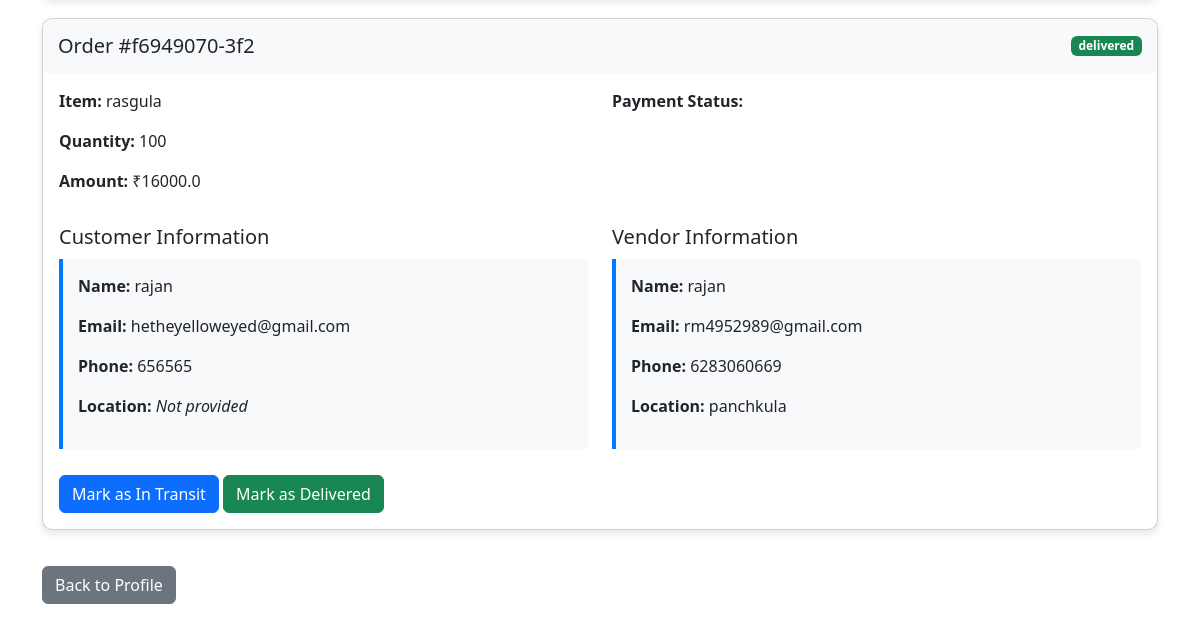
The page /rider_orders/3 (lower part) on the database as committed earlier.
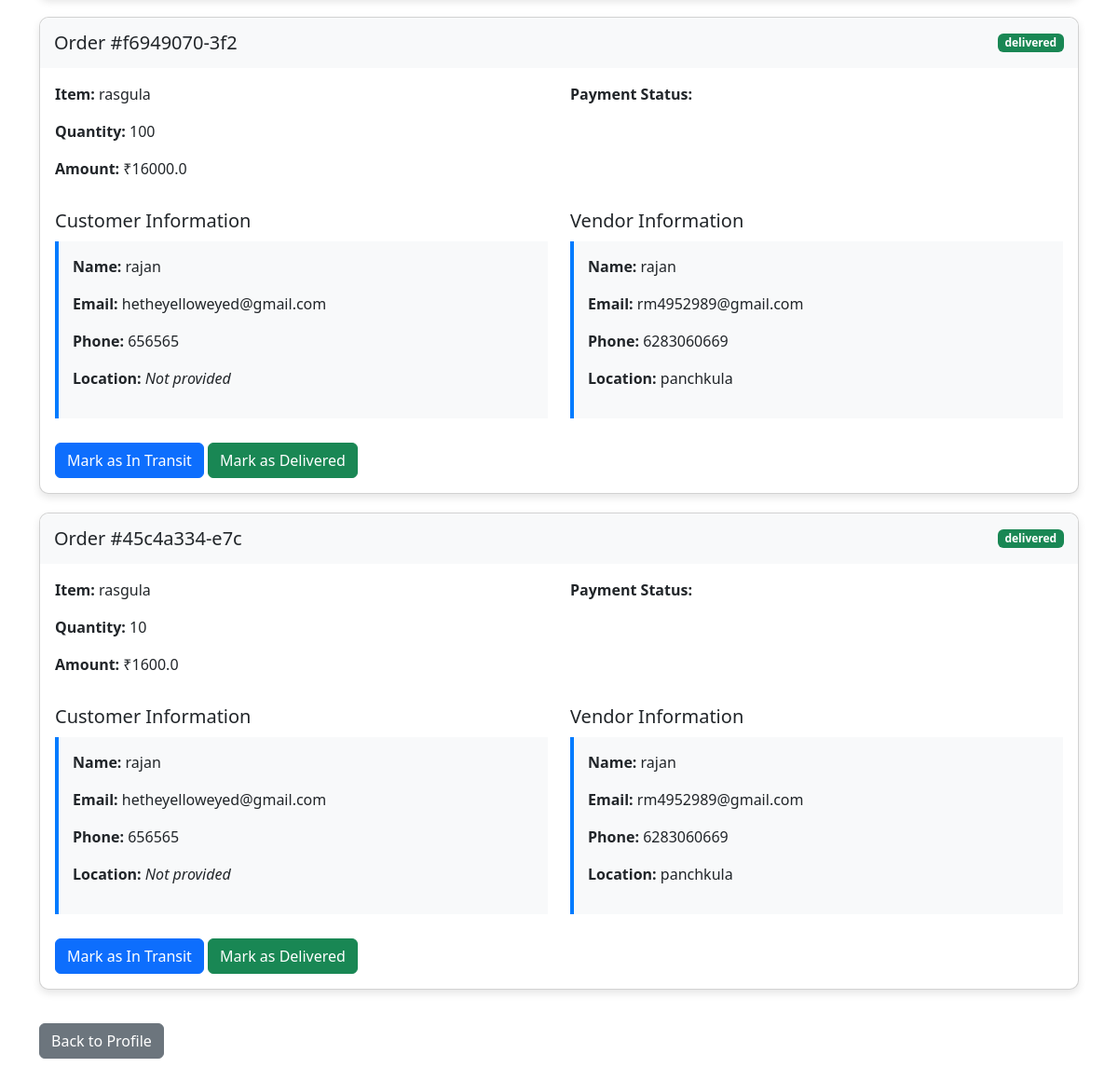
The same page on the database as committed later.
### main.py (models this page shows, shortened)
class Order(db.Model):
    id= db.Column(db.String(50), primary_key=True, default=lambda: str(uuid.uuid4()))
    item_name= db.Column(db.String(100), nullable=False)
    user_email= db.Column(db.String(100), db.ForeignKey("user.email"), nullable=False)
    amount= db.Column(db.Float, nullable=False)
    upi_link= db.Column(db.String(500), nullable=True)
    quantity = db.Column(db.Integer, nullable=False)
    payment_status= db.Column(db.String(20), default="Pending")
    consumer_id= db.Column(db.Integer, db.ForeignKey('user.id'), nullable= True)
    vendor_id= db.Column(db.Integer, db.ForeignKey('user.id'), nullable= True)
    rider_id= db.Column(db.Integer, db.ForeignKey('user.id'), nullable= True)
    status = db.Column(db.String(20))
    delivered_at = db.Column(db.DateTime)
    rider_fee = db.Column(db.Float, default=0.0)
    delivery_fee = db.Column(db.Float, default=0.0)
    created_at = db.Column(db.DateTime, default=datetime.datetime.utcnow)

class User(db.Model):
    id = db.Column(db.Integer, primary_key=True)
    name = db.Column(db.String(100), nullable=False)
    phone = db.Column(db.String(15), nullable= False, unique=True)
    email = db.Column(db.String(120), unique=True, nullable=False)
    password_hash = db.Column(db.String(200), nullable=False)
    upi_id = db.Column(db.String(50), nullable=True)
    role = db.Column(db.String(10), nullable=False)
    items = db.relationship('Item', backref='seller')
    created_at= db.Column(db.DateTime, default= datetime.datetime.utcnow)
    email_verified = db.Column(db.Boolean, default=False)
    business_name = db.Column(db.String(150), nullable=True, unique=True)
    terms_accepted = db.Column(db.Boolean, default=False)
    address = db.Column(db.String(255), nullable=True)
    latitude = db.Column(db.String(50), nullable=True)
    longitude = db.Column(db.String(50), nullable=True)
    vehicle_type= db.Column(db.String(50), nullable= True)
    vehicle_number= db.Column(db.String(50), nullable=True)
    id_proof = db.Column(db.String(200), nullable=True)  # File path
    license = db.Column(db.String(200), nullable=True)  # File path
    insurance = db.Column(db.String(200), nullable=True)  # File path
    photo = db.Column(db.String(200), nullable=True)  # File path
    verified = db.Column(db.Boolean, default=False)

### main.py (the view)
@app.route('/rider_orders/<int:rider_id>', methods=['GET'])
def rider_orders(rider_id):
    orders = Order.query.filter_by(rider_id=rider_id).all()
    order_list = []
    for order in orders:
        consumer = db.session.get(User, order.consumer_id) if order.consumer_id else None
        consumer_details = None
        if consumer:
            consumer_details = {
                "name": consumer.name,
                "phone": consumer.phone,
                "location": consumer.address,
                "email": consumer.email
            }
        vendor = db.session.get(User, order.vendor_id) if order.vendor_id else None
        vendor_details = None
        if vendor:
            vendor_details = {
                "name": vendor.name,
                "phone": vendor.phone,
                "location": vendor.address,
                "email": vendor.email
            }
        order_data = {
            "id": order.id,
            "item_name": order.item_name,
            "quantity": order.quantity,
            "amount": order.amount,
            "status": order.status,
            "created_at": order.created_at.isoformat() if order.created_at else None,
            "consumer": consumer_details,
            "vendor": vendor_details
        }
        order_list.append(order_data)
    return render_template('rider_orders.html', orders=order_list, rider_id=rider_id)

### templates/rider_orders.html (shortened to what the changed rows need)
<!DOCTYPE html>
<html lang="en">
<head>
    <link rel="stylesheet" href="https://cdnjs.cloudflare.com/ajax/libs/bootstrap/5.3.0/css/bootstrap.min.css">
</head>
<body>
    <div class="container py-4">
        {% if orders %}
            {% for item in orders %}
                <div class="card order-card">
                    <div class="order-header d-flex justify-content-between align-items-center">
                        <h5 class="card-title mb-0">Order #{{ item['id'] }}</h5>
                        <span class="badge {% if item['status'] == 'delivered' %}bg-success{% elif item['status'] == 'Assigned to Rider' %}bg-primary{% else %}bg-warning{% endif %}">
                            {{ item['status'] }}
                        </span>
                    </div>
                    <div class="card-body">
                        <div class="row mb-3">
                            <div class="col-md-6">
                                <p><strong>Item:</strong> {{ item['item_name'] }}</p>
                                <p><strong>Quantity:</strong> {{ item['quantity'] }}</p>
                                <p><strong>Amount:</strong> ₹{{ item['amount'] }}</p>
                            </div>
                            <div class="col-md-6">
                                <p><strong>Payment Status:</strong> {{ item['payment_status'] }}</p>
                            </div>
                        </div>
                        <div class="row">
                            <div class="col-md-6">
                                <h5>Customer Information</h5>
                                <div class="contact-info">
                                    {% if item['consumer'] %}
                                        <p><strong>Name:</strong> {{ item['consumer']['name'] }}</p>
                                        <p><strong>Email:</strong> {{ item['consumer']['email'] }}</p>
                                        {% if item['consumer']['phone'] %}
                                            <p><strong>Phone:</strong> {{ item['consumer']['phone'] }}</p>
                                        {% else %}
                                            <p><strong>Phone:</strong> <em>Not provided</em></p>
                                        {% endif %}
                                        {% if item['consumer']['location'] %}
                                            <p><strong>Location:</strong> {{ item['consumer']['location'] }}</p>
                                        {% else %}
                                            <p><strong>Location:</strong> <em>Not provided</em></p>
                                        {% endif %}
                                    {% else %}
                                        <p><em>Consumer information not available</em></p>
                                    {% endif %}
                                </div>
                            </div>
                            <div class="col-md-6">
                                <h5>Vendor Information</h5>
                                <div class="contact-info">
                                    {% if item['vendor'] %}
                                        <p><strong>Name:</strong> {{ item['vendor']['name'] }}</p>
                                        <p><strong>Email:</strong> {{ item['vendor']['email'] }}</p>
                                        {% if item['vendor']['phone'] %}
                                            <p><strong>Phone:</strong> {{ item['vendor']['phone'] }}</p>
                                        {% else %}
                                            <p><strong>Phone:</strong> <em>Not provided</em></p>
                                        {% endif %}
                                        {% if item['vendor']['location'] %}
                                            <p><strong>Location:</strong> {{ item['vendor']['location'] }}</p>
                                        {% else %}
                                            <p><strong>Location:</strong> <em>Not provided</em></p>
                                        {% endif %}
                                    {% else %}
                                        <p><em>Vendor information not available</em></p>
                                    {% endif %}
                                </div>
                            </div>
                        </div>
                        <div class="mt-3">
                            <a href="{{ url_for('update_order_status', order_id=item['id'], status='in-transit') }}" class="btn btn-primary">Mark as In Transit</a>
                            <a href="{{ url_for('update_order_status', order_id=item['id'], status='delivered') }}" class="btn btn-success">Mark as Delivered</a>
                        </div>
                    </div>
                </div>
            {% endfor %}
        {% else %}
            <div class="alert alert-info">
                <h4>No orders assigned yet!</h4>
                <p>You don't have any delivery orders assigned to you at this time.</p>
            </div>
        {% endif %}
    </div>
</body>
</html>

Rows that differ between the two databases and show on the page:
added Order: id "45c4a334-e7c", status "delivered", item_name "rasgula", quantity "10", amount "1600.0", consumer.name "rajan", consumer.email "hetheyelloweyed@gmail.com", consumer.phone "656565", vendor.name "rajan", vendor.email "rm4952989@gmail.com", vendor.phone "6283060669", vendor.location "panchkula"
